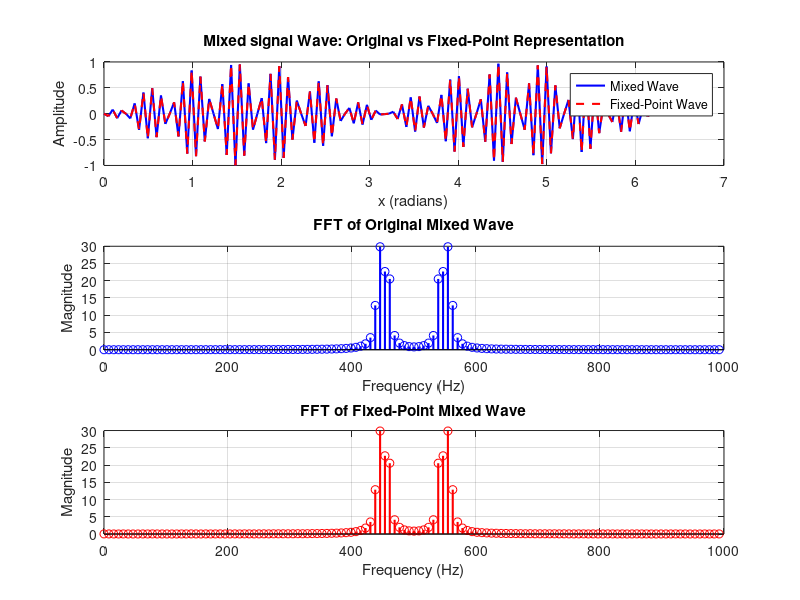

Here is the MATLAB script that generated this plot:
% for generating the modulated sine wave with the carrier wave of desired frequency in Hz
N = 128; % no of values (div by 8)
amplitude = 1; % amplitude of the sine wave
scaling_factor = 2^8; % scale for fixed-point representation
Fs = 1000; % sampling frequency in Hz (arbitrary for this example)
carrier_freq = 550; 

if mod(N, 8) ~= 0
    error('Total number of values (N) must be divisible by 8.');
end

% gen sine wave
x = linspace(0, 2*pi, N); % Generate N points over one sine wave period
sine_wave = amplitude * sin(x); % Sine wave values

carrier_wave = amplitude * cos(2 * pi * carrier_freq * (0:N-1) / Fs);
mixed_signal = sine_wave .* carrier_wave;


scaled_values = round(mixed_signal * scaling_factor); % FP representation
real_values = scaled_values; % real part
imaginary_values = zeros(size(real_values)); %imaginary part
%output to file
filename = 'carrier_inputsine.txt';
fileID = fopen(filename, 'w');
% fprintf(fileID, 'Real,Imaginary\n'); 
for i = 1:N
    fprintf(fileID, '%d,%d\n', real_values(i), imaginary_values(i));
end
fclose(fileID);

% FFT of the original mixed wave
original_fft = fft(mixed_signal);
% original_fft_magnitude = abs(original_fft(1:N/2)); 
original_fft_magnitude = abs(original_fft); 
% frequencies = (0:N/2-1) * (Fs / N); 
frequencies = (0:N-1) * (Fs / N);

% FFT of the fixed-point mixed wave
scaled_fft = fft(scaled_values / scaling_factor); %  back to decimal for FFT
% scaled_fft_magnitude = abs(scaled_fft(1:N/2));
scaled_fft_magnitude = abs(scaled_fft);

% Plot original sine wave and scaled sine wave
figure;
subplot(3, 1, 1);
plot(x, mixed_signal, 'b-', 'LineWidth', 1.5); % Original sine wave
hold on;
plot(x, scaled_values / scaling_factor, 'r--', 'LineWidth', 1.5); % Scaled sine wave
grid on;
xlabel('x (radians)');
ylabel('Amplitude');
legend('Mixed Wave', 'Fixed-Point Wave');
title('Mixed signal Wave: Original vs Fixed-Point Representation');
hold off;

% Plot FFT of original sine wave
subplot(3, 1, 2);
stem(frequencies, original_fft_magnitude, 'b', 'LineWidth', 1.5);
grid on;
xlabel('Frequency (Hz)');
ylabel('Magnitude');
title('FFT of Original Mixed Wave');

% Plot FFT of fixed-point sine wave
subplot(3, 1, 3);
stem(frequencies, scaled_fft_magnitude, 'r', 'LineWidth', 1.5);
grid on;
xlabel('Frequency (Hz)');
ylabel('Magnitude');
title('FFT of Fixed-Point Mixed Wave');

fprintf('Values written to file "%s".\n', filename);
